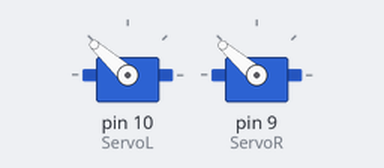
A sketch run on a simulated Arduino Uno, built with avr-gcc and run on an emulated ATmega328P. Shown: 2 × servo.

Above: at 3.05 s.
At 4.0 s:
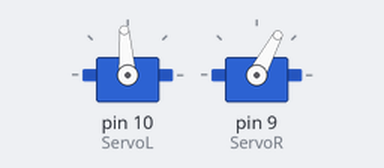
At 5.0 s:
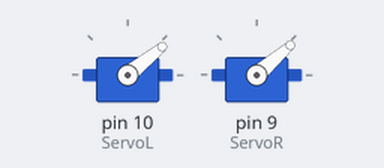
At 6.95 s:
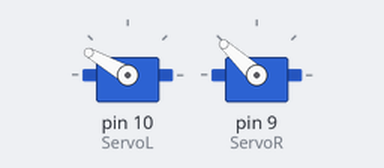
Timing chart, 0 to 8.2 s (numbered marks = the images above):
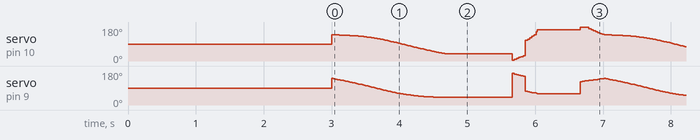

The sketch:

5_bar_parallel_linkage_writer_triangle.ino
```cpp
//Mrigank, 06-11-22
//5 bar parallel linkage inverse kinematics
//refer diagram for interpretation of symbols
/*Arm reference
    ^
b  / \  c
a  \_/  d
 φ2 e φ1


   C ^
   b/ \c
ML /   \ MR
   \   /
   a\_/d
  Ol e Or
//Ol is the origin.
//diagram and math in NB.
*/
const double pi=3.14159265358979323846;
const double radtodeg=180/pi;
#include <Servo.h>
#include <math.h>
/*
const double a=5;//in cm
const double d=5;//in cm
*/
const double a=4;//in cm
const double d=4;//in cm
const double b=6;//in cm
const double c=6;//in cm
const double e=1;//in cm
/*
double theta2,theta1,
       delta2,delta1,
       gamma2,gamma1;
double x,y;
*/
//Servos
Servo ServoL,ServoR;


bool acosrangecheck(double num){
  return (num>=-1)&&(num<=1);
}
class Fivebar{
  public:
  double a,d,b,c,e;//in cm
  double x,y;//in cm
  double phi1,phi2;//in degrees
  int theta1,theta2;
  double range;
  void parameters(double a,double b, double c,double d,double e){
    this->a=a;
    this->b=b;
    this->c=c;
    this->d=d;
    this->e=e;
    range=max(a+b,c+d);
  }

  void inversekinematics(double x,double y){
      //here phi1 is CCW wrt. +ve x-axis while phi2 is CW wrt. -ve x-axis.
      this->x=x;
      this->y=y;
      //for phi2
      double aux1,aux2,sqr;
      sqr=sqrt((x*x)+(y*y));
      aux1=-x/sqr;
      aux2=(x*x+y*y-b*b+a*a)/(2*a*sqr);
      if (!acosrangecheck(aux2)){
        /*cout<<"Out of range phi2"<<endl;*/
        return;
    }
      aux1=acos(aux1);
      aux2=acos(aux2);
      phi2=aux1-aux2;

      //for phi1
      sqr=(y*y)+((x-e)*(x-e));
      aux1=(x-e)/sqrt(sqr);
      aux2=(sqr-c*c+d*d)/(2*d*sqrt(sqr));;
      if (!acosrangecheck(aux2)){
        /*cout<<"Out of range phi1"<<endl;*/
        return;
    }
      aux1=acos(aux1);
      aux2=acos(aux2);
      phi1=aux1-aux2;

      phi1*=radtodeg;
      theta1=phi1+90;
      phi2*=radtodeg;
      theta2=90-phi2;
  }
  //private:
  void forwardkinematicsphi(double phi1,double phi2){//in degrees
      //here phi1 and phi2 are both CCW wrt. positive x axis.
      //Position of Ml from Ol
      phi1*=pi/180;//deg to rad
      phi2*=pi/180;//deg to rad
      double xL=a*cos(phi2);
      double yL=a*sin(phi2);
      double xR=e+(d*cos(phi1));
      double yR=d*sin(phi1);
      double v1=(yL-yR)/(xR-xL);
      double v2=(yR*yR-yL*yL+b*b-c*c+xR*xR-xL*xL)/(2*(xR-xL));
      double A=1+v1*v1;
      double B=2*(v1*v2-v1*xL-yL);
      double C=(v2-xL)*(v2-xL)+yL*yL-b*b;
      y=(-B+sqrt(B*B-4*A*C))/(2*A);
      x=v1*y+v2;
  }

  public:
  void forwardkinematics(double theta1,double theta2){//in degrees
    forwardkinematicsphi(theta1-90,theta2+90);
  }
};


class Robot{
  private:
  //these will be later used for calculation but not relevant to the outside world.
  int i,N;//no. of iterations
  double change;
  double m;//slope
  double c;//constant
  public:
  Servo& ServoL;
  Servo& ServoR;
  Fivebar& FB1;
  double dl;//resolution in cm
  Robot(Servo& L,Servo& R,Fivebar& FB1,double dl=0.05):ServoL(L),ServoR(R),FB1(FB1),dl(dl){}
  void plotter(double x1,double y1,double x2,double y2){
    if ((x1==x2)&&(y1==y2))return;
    else if (x1==x2){//m=inf
      N=abs(y2-y1)/dl;
      change=dl;
      if(y2<y1){change*=-1;}
      for(i=0;i<N;i++,y1+=change){
        FB1.inversekinematics(x1,y1);
        ServoL.write(FB1.theta2);
        ServoR.write(FB1.theta1);
        delay(10);//ms
      }
    }
    else if (y1==y2){//m=0
      N=abs(x2-x1)/dl;
      change=dl;
      if(x2<x1){change*=-1;}
      for(i=0;i<N;i++,x1+=change){
        FB1.inversekinematics(x1,y1);
        ServoL.write(FB1.theta2);
        ServoR.write(FB1.theta1);
        delay(10);//ms
      }
    }
    else{//y1#y2, x1#x2
      N=abs(x2-x1)/dl;
      m=(y2-y1)/(x1-x2);
      c=(y2-m*x2);
      change=dl;
      if(x2<x1){change*=-1;}
      for(i=0;i<N;i++,x1+=change){
        y1=(x1*m)+c;
        FB1.inversekinematics(x1,y1);
        ServoL.write(FB1.theta2);
        ServoR.write(FB1.theta1);
        delay(15);//ms
      }

    }

  }

};

void align(Servo& servo){
    int pos=servo.read();
    if (pos>90){
      for (; pos > 90; pos -= 1) {
        servo.write(pos);              // tell servo to go to position in variable 'pos'
        delay(15);                       // waits 15ms for the servo to reach the position
      }
    }
    else if(pos<90){
      for (; pos < 90; pos += 1) {
        servo.write(pos);              // tell servo to go to position in variable 'pos'
        delay(15);                       // waits 15ms for the servo to reach the position
      }
    }
}

//object constructions
Fivebar FB1;
Robot Arm(ServoL,ServoR,FB1,0.04);


//for demonstration
//curve to be plotted
//for M
/*
double curve_x[12]={-1,-1,0,0,0,1.5,3,3,3,4,4,-1};//in cm
double curve_y[12]={-1,0,0,1.5,3,1.5,3,1.5,0,0,-1,-1};//in cm*/
/*SQUARE
double curve_x[5]={0,0,4,4,0};
double curve_y[5]={0,4,4,0,0};
*/

//P
/*
double curve_x[4]={-2,0.5,3,-2};
double curve_y[4]={3,7,3,3};
double A=1;
double xo=0;//-2;
double yo=0;//3;
int i,n=4;*/

//line y
/*
double curve_x[3]={0.5,0.5,0.5};
double curve_y[3]={8,5,8};
double A=1;
double xo=0;//-2;
double yo=0;//3;
int i,n=4;
*/
/*
double xo=-1;//in cm
double A=1;
double yo=A*3;//starting point
int i,n=12;*/


double x_now;
double y_now;


void setup() {
  // put your setup code here, to run once:
  ServoL.attach(10);
  ServoR.attach(9);
  FB1.parameters(a,b,c,d,e);
  align(ServoL);
  align(ServoR);/*
  x_now=curve_x[0];
  y_now=curve_y[0];*/
  delay(3000);
}

void loop(){//for M
  /*
  for(i=0;i<n;i++){
    Arm.plotter(x_now*A+xo,y_now*A+yo,curve_x[i]*A+xo,curve_y[i]*A+yo);
    delay(50);
    x_now=curve_x[i];
    y_now=curve_y[i];
  }*/

  //for horizonatal line
  Arm.plotter(-2.5,3,3.5,3);
  Arm.plotter(3.5,3,0.5,9);
  Arm.plotter(0.5,9,-2.5,3);

}
```
